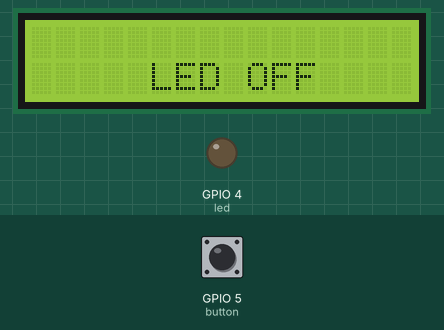
A sketch run on a simulated ESP32. On the bench: 16×2 character LCD, output pins drawn as LEDs (lit = HIGH). The inputs (shaded band) are chosen by the test bench; at power-on: GPIO 5 (button) LOW.

Above: at 1.2 s.
1.3 s: GPIO 5 (button) pulled HIGH for 0.15 s
At 1.49 s:
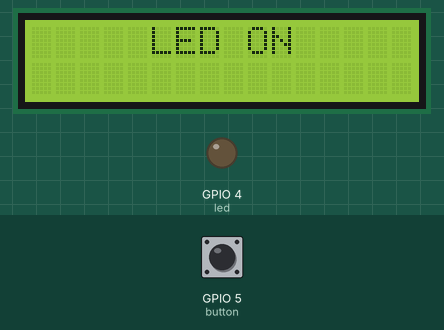
4.4 s: GPIO 5 (button) pulled HIGH for 1 s
At 4.9 s:
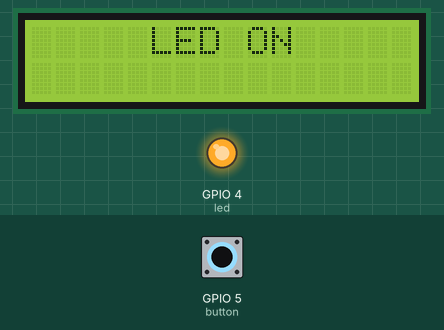
8.4 s: GPIO 5 (button) pulled HIGH for 0.15 s
At 9.2 s:
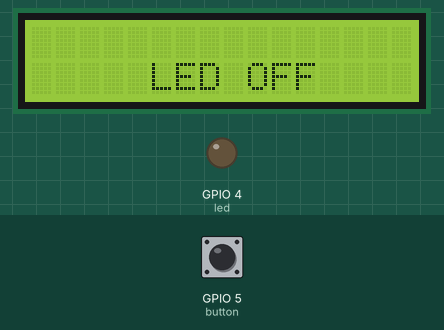
11.5 s: GPIO 5 (button) pulled HIGH for 3.2 s
At 12.7 s:
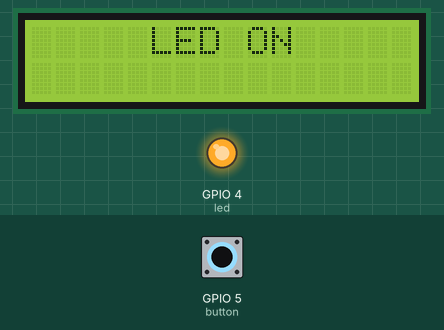
17.7 s: GPIO 5 (button) pulled HIGH for 0.15 s
At 18.9 s:
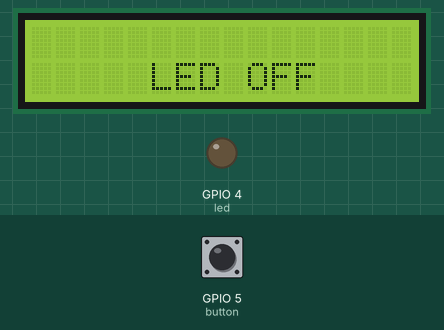
20.8 s: GPIO 5 (button) pulled HIGH for 1 s
At 21.2 s:
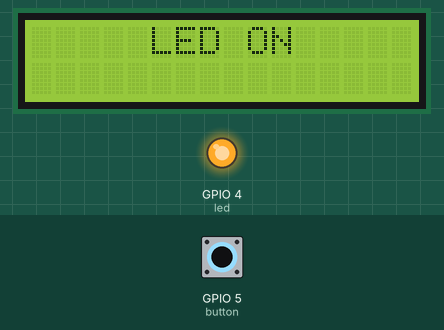
Timing chart, 0 to 23.8 s (numbered marks = the images above; inputs shaded):
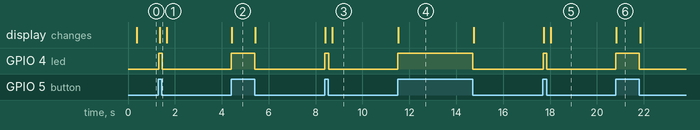

Measured:
- after the input at 1.3 s, GPIO 4 (led): LOW → HIGH at once, → LOW 0.15 s later; the display: changes after 0.05 s (image 1)
- after the input at 4.4 s, GPIO 4 (led): LOW → HIGH at once, → LOW 1.0 s later; the display: changes at once (image 2)
- after the input at 8.4 s, GPIO 4 (led): LOW → HIGH at once, → LOW 0.16 s later; the display: first changes at once (image 3 shows a later state)
- after the input at 11.5 s, GPIO 4 (led): LOW → HIGH at once, → LOW 3.2 s later; the display: changes at once (image 4)
- after the input at 17.7 s, GPIO 4 (led): LOW → HIGH at once, → LOW 0.15 s later; the display: first changes at once (image 5 shows a later state)
- after the input at 20.8 s, GPIO 4 (led): LOW → HIGH at once, → LOW 1.0 s later; the display: changes at once (image 6)

The sketch:

Push_Button_Control_LED_With_LCD.ino
```cpp
/*
 * ESP32 Button Controlled LED with LCD Feedback
 * This program demonstrates how to control an LED using a push button, with status displayed on a 16x2 I2C LCD.
 * When the button is pressed, the LED turns ON and the LCD displays "LED ON".
 * When the button is released, the LED turns OFF and the LCD displays "LED OFF".
 *
 * Hardware Requirements:
 * - ESP32 Development Board
 * - Push Button (connected to GPIO 5)
 * - LED (connected to GPIO 4)
 * - 16x2 I2C LCD Display (I2C Address: 0x27)
 *
 * Circuit Connection:
 * - Button connected to GPIO 5 (input)
 * - LED connected to GPIO 4 (output)
 * - LCD connected via I2C (SDA to GPIO 21, SCL to GPIO 22)
 *
 * Date: 04 February 2024
 * Author: Sanaullah Sajib
 */

#include <LiquidCrystal_I2C.h>  // Include the LiquidCrystal_I2C library to control the LCD display
// Initialize the LCD with I2C address 0x27 and display dimensions: 16 columns x 2 rows
LiquidCrystal_I2C lcd(0x27, 16, 2);

// Define the button pin (GPIO 5) and LED pin (GPIO 4)
int button = 5;            // Push button connected to GPIO 5
int led = 4;               // LED connected to GPIO 4

int button_state = 0;      // Variable to store the current button state

void setup() {
  // Initialize the LED pin as an output
  pinMode(led, OUTPUT);    // Set GPIO 4 as output for the LED

  // Initialize the button pin as an input
  pinMode(button, INPUT);  // Set GPIO 5 as input for the button

  // Initialize the LCD
  lcd.begin();             // Start the LCD
  lcd.backlight();         // Turn on the LCD backlight for visibility
}

void loop() {
  // Continuously check the state of the button
  button_state = digitalRead(button);  // Read the current button state (HIGH or LOW)

  // If the button is pressed (button_state == HIGH), turn the LED ON and display "LED ON" on the LCD
  if (button_state == HIGH) {
    digitalWrite(led, HIGH);   // Set LED pin HIGH to turn ON the LED
    lcd.clear();               // Clear the LCD screen
    lcd.setCursor(5, 0);       // Set the cursor position to row 0, column 5
    lcd.print("LED ON");       // Print "LED ON" on the LCD
  }
  else {
    digitalWrite(led, LOW);    // Set LED pin LOW to turn OFF the LED
    lcd.clear();               // Clear the LCD screen
    lcd.setCursor(5, 1);       // Set the cursor position to row 1, column 5
    lcd.print("LED OFF");      // Print "LED OFF" on the LCD
  }
}
```
